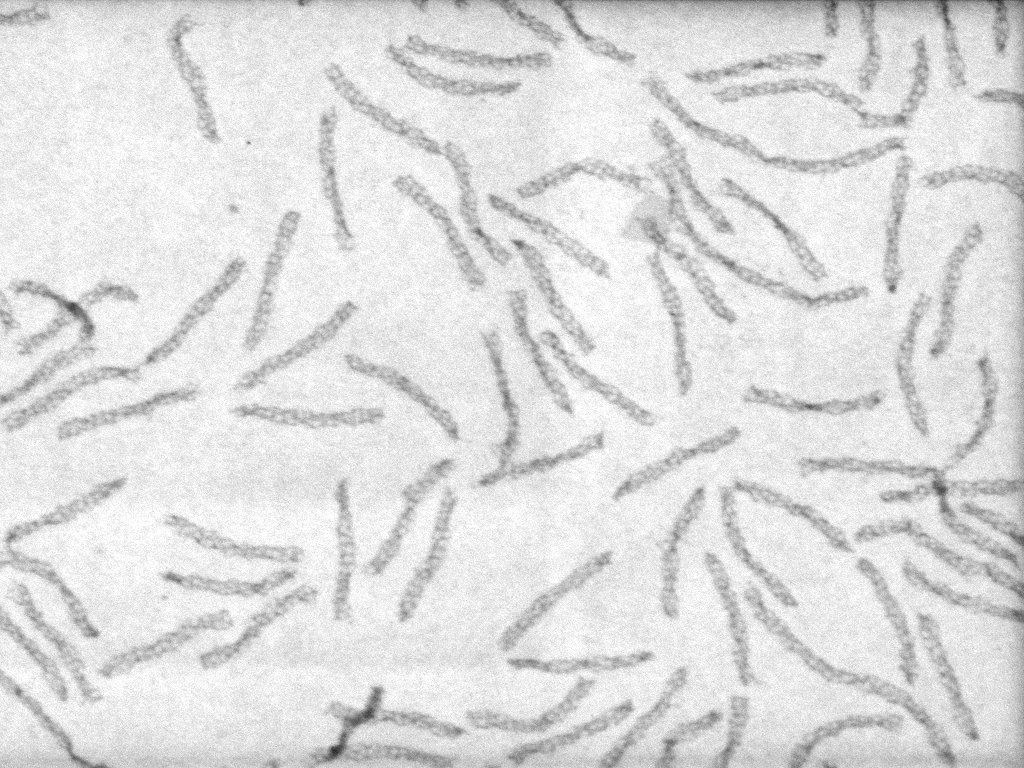
#> input picture test_images/tube dimer05.tif, 1024 x 768 px
$ python segment_trusses_edge_detection.py
#> lines starting #> are read from the running program, lines starting #| are printed output that depends on the picture; after the words box and inside, x2 and y2 are one past the last pixel; in counts of white or black regions, pixels touching at a corner belong together
import os
import matplotlib.pyplot as plt
import matplotlib
from skimage import io, filters, morphology, feature, measure
from scipy import ndimage
from skimage.color import label2rgb
import numpy as np

matplotlib.use('Qt5Agg')

in_folder = 'test_images'
file_name = 'tube dimer05.tif'

truss_image = io.imread(os.path.join(in_folder, file_name))
#> truss_image is the input picture: shape (768, 1024); min 38, max 255, mean 222.3

fig, ax = plt.subplots(nrows=2, ncols=2, sharex=True, sharey=True)
ax[0][0].imshow(truss_image)

thresh = filters.threshold_otsu(truss_image)
#> thresh = 209
binary = truss_image > thresh
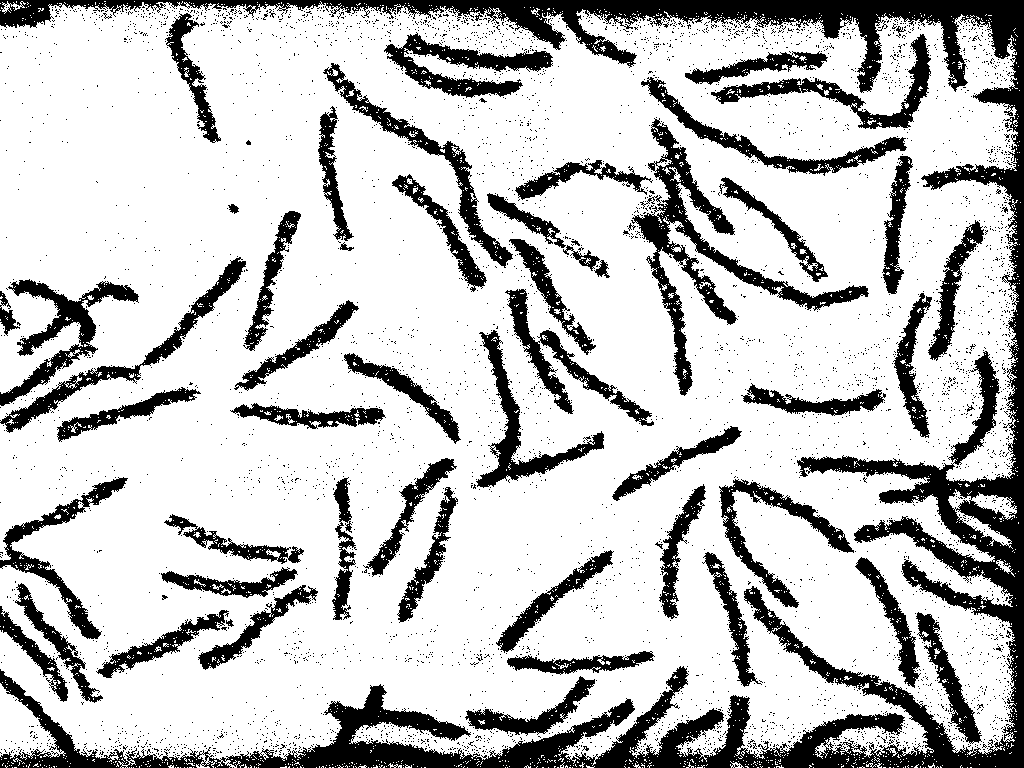
#> binary: shape (768, 1024) bool; 76.6% white; 4645 black regions (4588 under 20 px), largest, box (x1, y1, x2, y2) and area: (0, 0, 1024, 768) 72579, (631, 118, 869, 396) 8827, (0, 279, 139, 406) 4116

morphed_image = morphology.remove_small_objects(morphology.remove_small_holes(morphology.binary_opening(binary)))
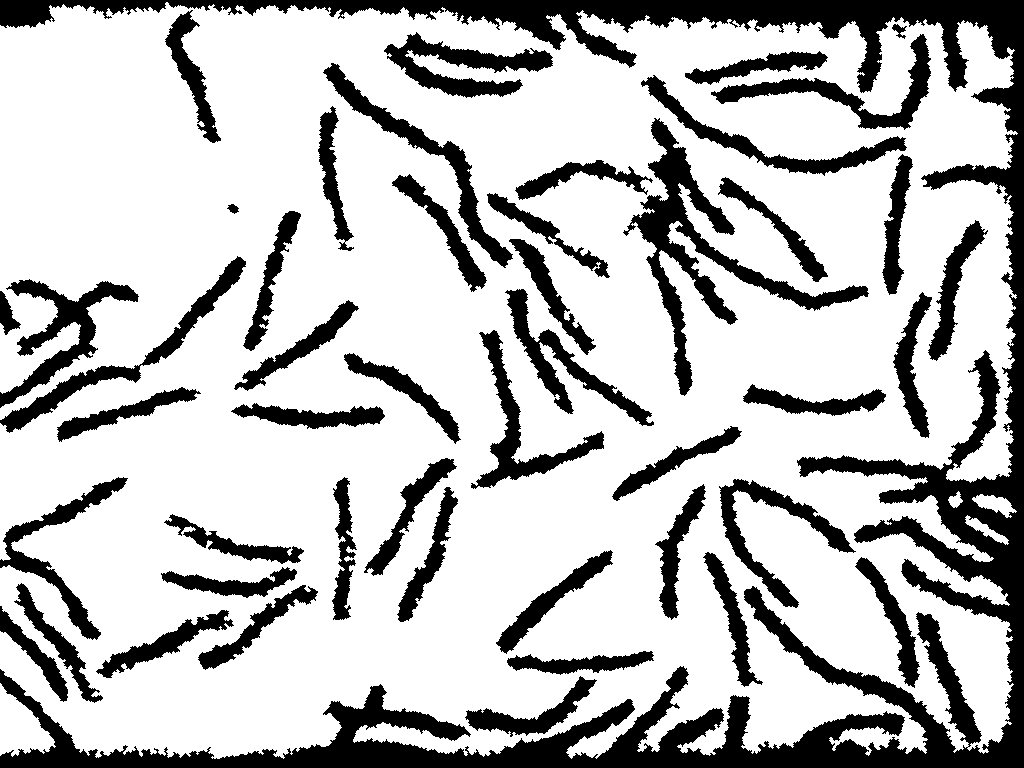
#> morphed_image: shape (768, 1024) bool; 74.5% white; 48 black regions, largest, box (x1, y1, x2, y2) and area: (0, 0, 1024, 768) 85749, (623, 118, 869, 396) 10199, (0, 279, 139, 408) 4564
ax[0][1].imshow(morphed_image)

edges = feature.canny(morphed_image)
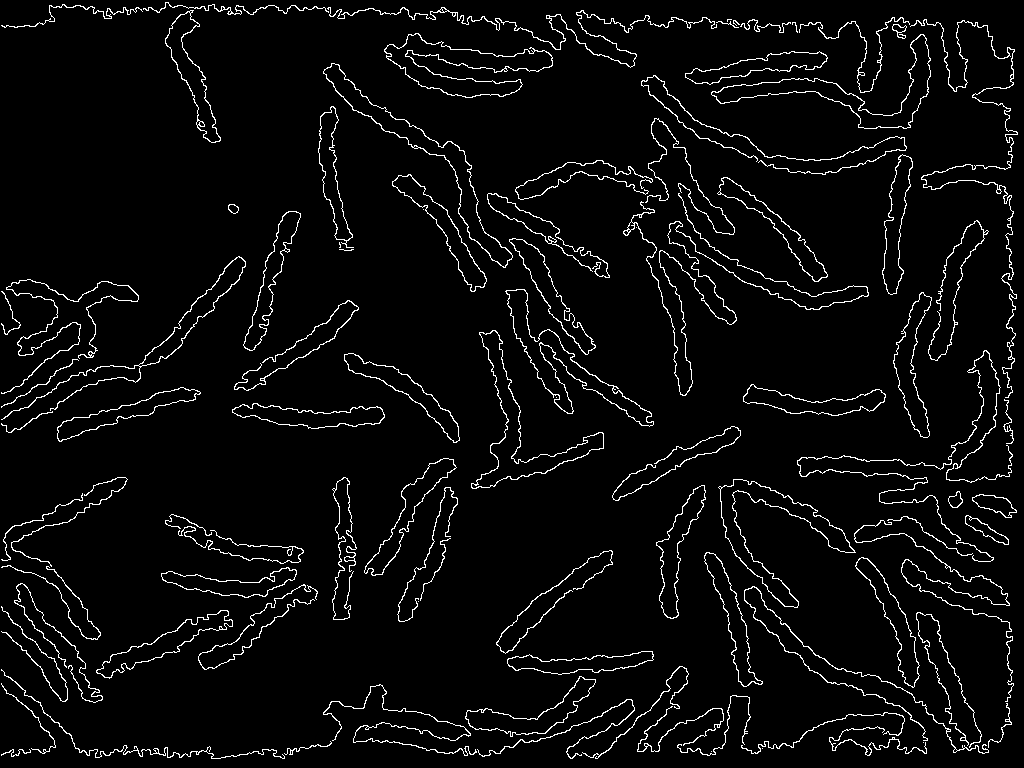
#> edges: shape (768, 1024) bool; 4.3% white in thin lines or dots
ax[1][0].imshow(edges)

dilated_edges = morphology.binary_dilation(edges)
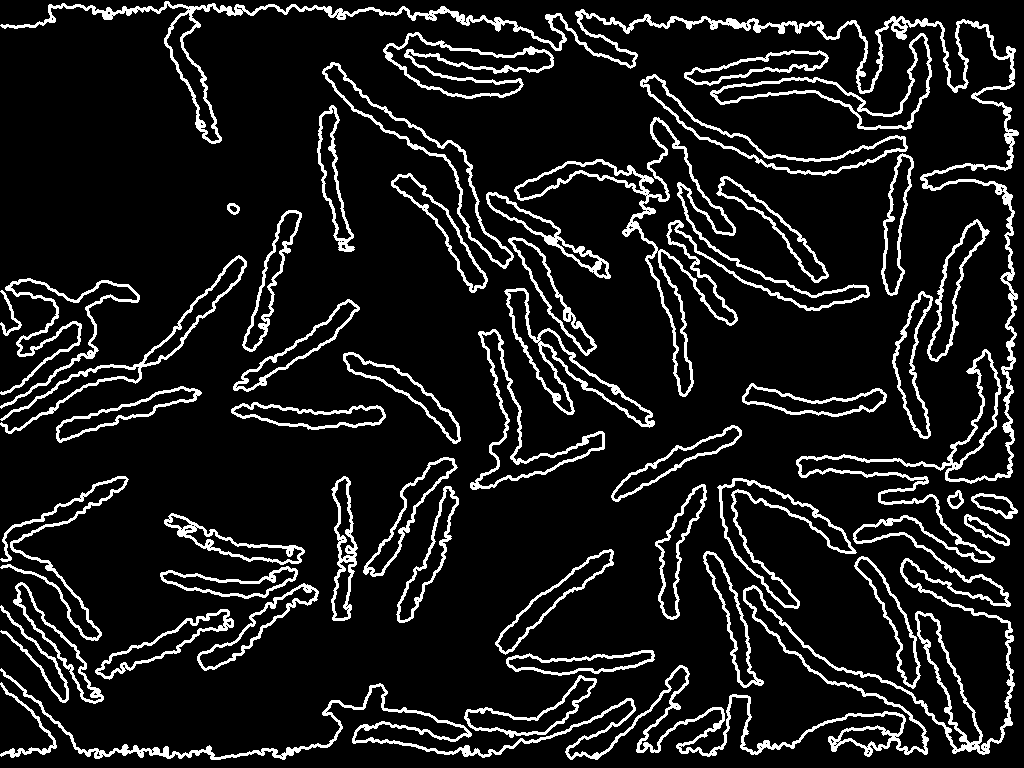
#> dilated_edges: shape (768, 1024) bool; 10.9% white; 49 white regions, largest, box (x1, y1, x2, y2) and area: (0, 1, 1019, 760) 26832, (514, 117, 870, 397) 5982, (0, 278, 140, 409) 2214
ax[1][1].imshow(label2rgb(measure.label(ndimage.binary_fill_holes(dilated_edges)), image=truss_image, bg_label=0))

plt.show()
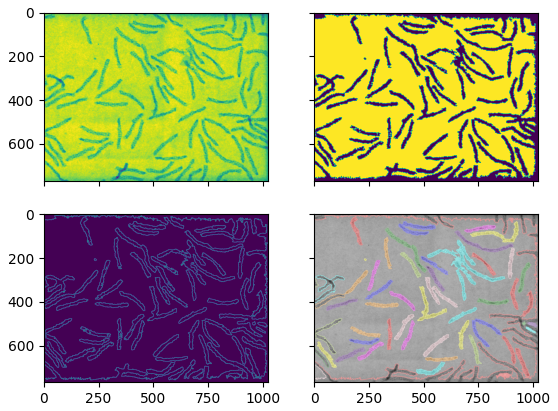
#> figure drawn by matplotlib, 4 panels
a = 2

$ run again, with raw_data/tube dimer07.tif copied over test_images/tube dimer05.tif
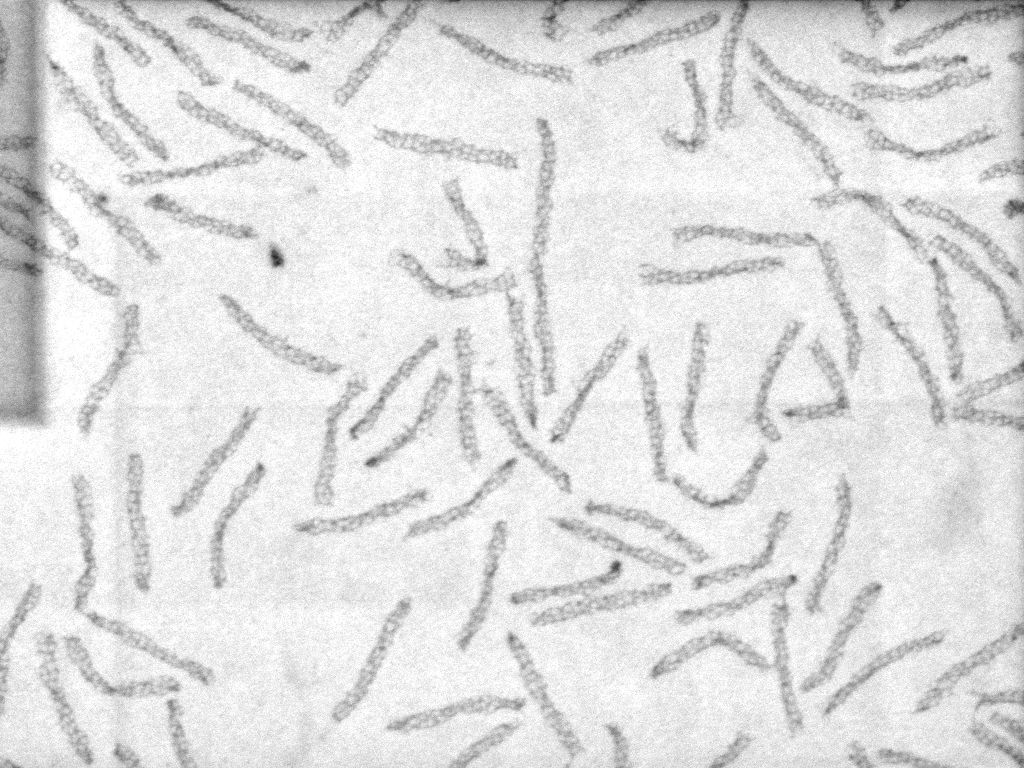
#> input picture raw_data/tube dimer07.tif, 1024 x 768 px
#> truss_image is the input picture: shape (768, 1024); min 29, max 255, mean 223.3
#> thresh = 207
#> `binary = truss_image > thresh`:
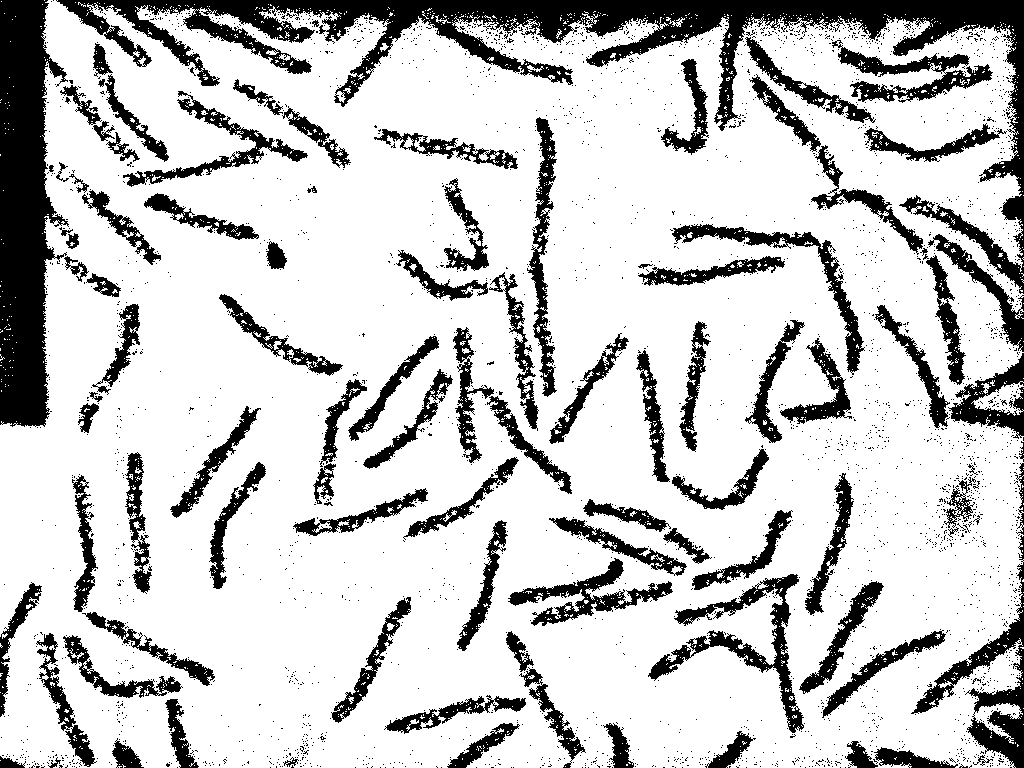
#> binary: shape (768, 1024) bool; 78.4% white; 3093 black regions (2988 under 20 px), largest, box (x1, y1, x2, y2) and area: (56, 0, 1024, 294) 36732, (0, 0, 69, 427) 19831, (911, 535, 1024, 768) 5026
#> morphed_image: shape (768, 1024) bool; 76.3% white; 68 black regions, largest, box (x1, y1, x2, y2) and area: (56, 0, 1024, 768) 54313, (0, 0, 89, 428) 20597, (648, 574, 804, 738) 5199
#> edges: shape (768, 1024) bool; 4.4% white in thin lines or dots
#> dilated_edges: shape (768, 1024) bool; 11.3% white; 62 white regions, largest, box (x1, y1, x2, y2) and area: (55, 0, 1024, 768) 23246, (647, 573, 805, 740) 3104, (0, 0, 90, 429) 2415
#> `plt.show()`:
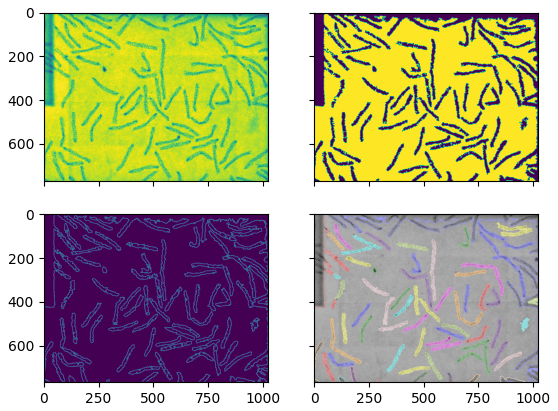
#> figure drawn by matplotlib, 4 panels

$ run again, with raw_data/tube dimer08.tif copied over test_images/tube dimer05.tif
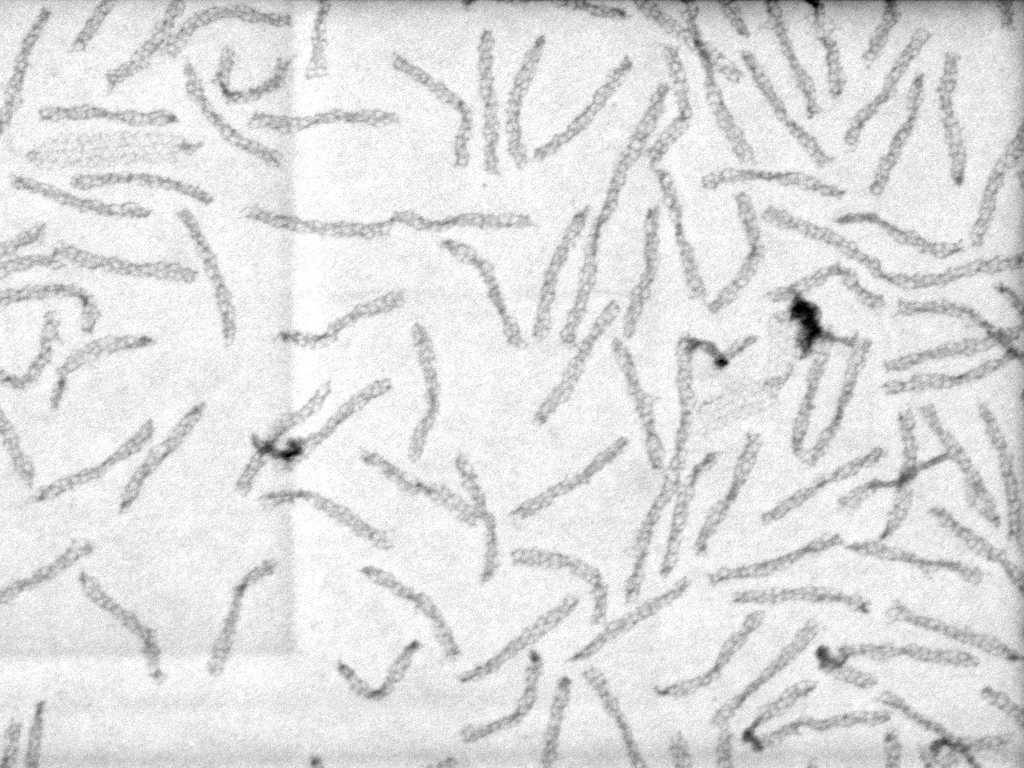
#> input picture raw_data/tube dimer08.tif, 1024 x 768 px
#> truss_image is the input picture: shape (768, 1024); min 0, max 255, mean 223.4
#> thresh = 209
#> `binary = truss_image > thresh`:
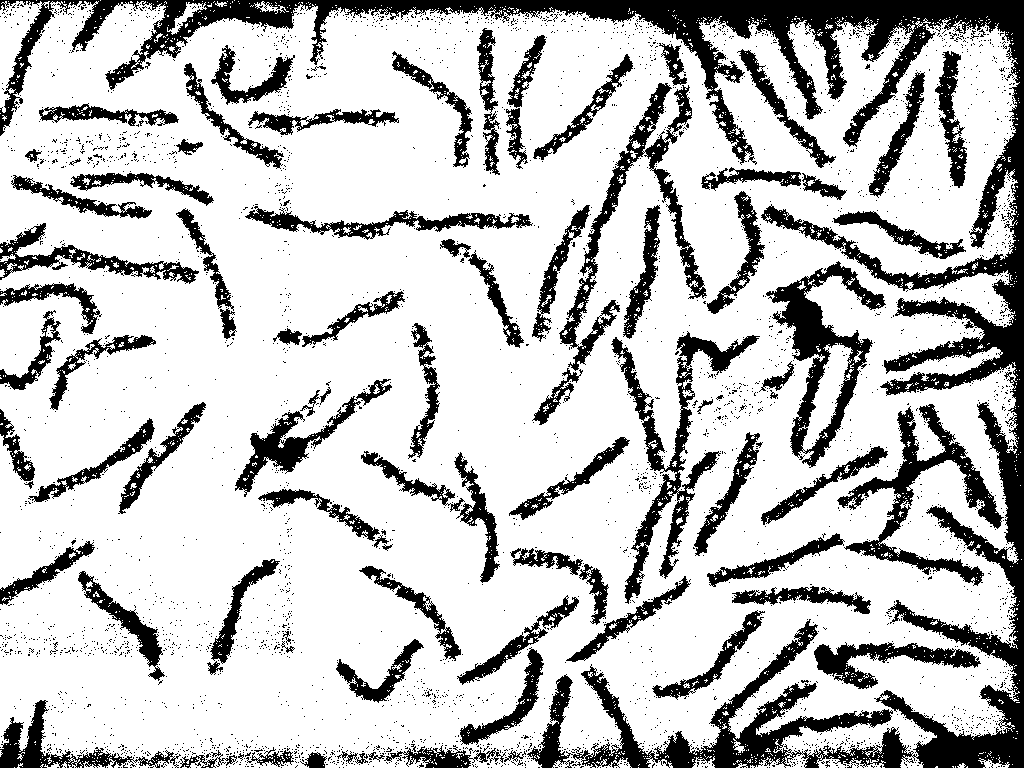
#> binary: shape (768, 1024) bool; 76.4% white; 3661 black regions (3567 under 20 px), largest, box (x1, y1, x2, y2) and area: (0, 0, 1024, 768) 68611, (611, 331, 760, 604) 6782, (766, 261, 886, 468) 6766
#> morphed_image: shape (768, 1024) bool; 73.6% white; 62 black regions, largest, box (x1, y1, x2, y2) and area: (0, 0, 1024, 768) 80544, (532, 43, 707, 425) 8735, (707, 404, 1004, 587) 8731
#> edges: shape (768, 1024) bool; 5.1% white in thin lines or dots
#> dilated_edges: shape (768, 1024) bool; 13% white; 66 white regions, largest, box (x1, y1, x2, y2) and area: (0, 0, 1018, 768) 33539, (531, 42, 708, 426) 5349, (610, 331, 761, 605) 4752
#> `plt.show()`:
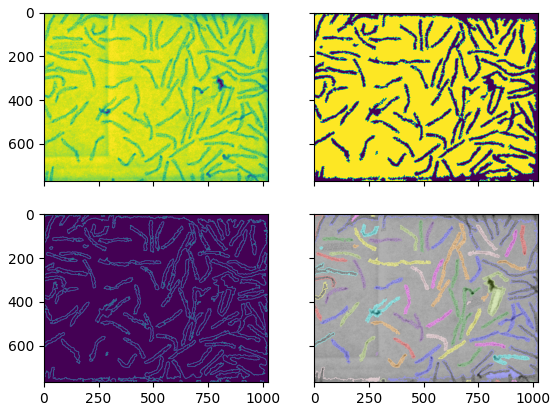
#> figure drawn by matplotlib, 4 panels
